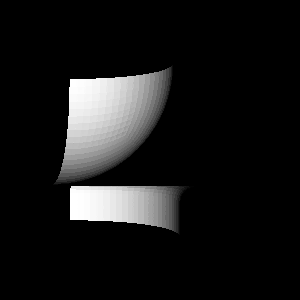

Write Python code to recreate this figure.
#!/usr/bin/env python

# Read an LS-DYNA d3plot file and render the hemi draw simulation.

import os

import vtkmodules.vtkInteractionStyle  # noqa: F401
import vtkmodules.vtkRenderingFreeType  # noqa: F401
import vtkmodules.vtkRenderingOpenGL2  # noqa: F401

from vtkmodules.vtkFiltersGeometry import vtkCompositeDataGeometryFilter
from vtkmodules.vtkIOLSDyna import vtkLSDynaReader
from vtkmodules.vtkRenderingCore import (
    vtkActor,
    vtkPolyDataMapper,
    vtkRenderWindow,
    vtkRenderWindowInteractor,
    vtkRenderer,
)

# Source
data_dir = os.environ.get("VPE_DATA_DIR", os.path.dirname(os.path.abspath(__file__)))

# Read the LS-DYNA file
lsdyna_reader = vtkLSDynaReader()
lsdyna_reader.SetFileName(os.path.join(data_dir, "hemi.draw", "hemi_draw.d3plot"))
lsdyna_reader.Update()

# Geometry filter
geometry_filter = vtkCompositeDataGeometryFilter()
geometry_filter.SetInputConnection(lsdyna_reader.GetOutputPort())

# Mapper
geometry_mapper = vtkPolyDataMapper()
geometry_mapper.SetInputConnection(geometry_filter.GetOutputPort())
geometry_mapper.SetScalarModeToUsePointFieldData()

# Actor
actor = vtkActor()
actor.SetMapper(geometry_mapper)

# Renderer
renderer = vtkRenderer()
renderer.AddActor(actor)
renderer.SetBackground(0, 0, 0)

# Render window
render_window = vtkRenderWindow()
render_window.AddRenderer(renderer)
render_window.SetWindowName("ls dyna reader")
render_window.SetMultiSamples(0)
render_window.SetSize(300, 300)

# Interactor
interactor = vtkRenderWindowInteractor()
interactor.SetRenderWindow(render_window)

interactor.Initialize()
interactor.Start()
